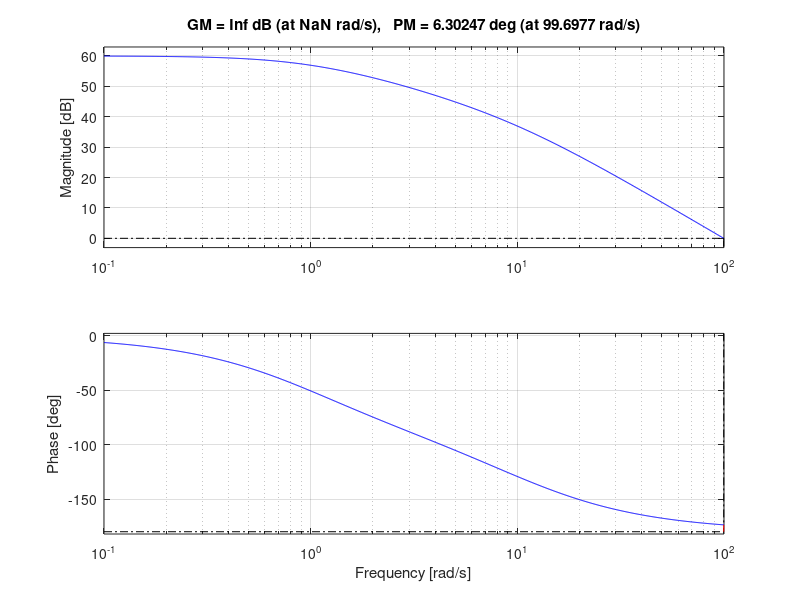

Source code (MATLAB): (Note: this script raises an error after producing the figure.)
clear
clc
ep = 0.1/100;
PMD=45;
kp=(1/ep)-1;
%
k = kp*5; %ep < 0.1% 
PMD =45;
G= zpk([],[-1 -10], [2]);

L1 = k*G;

%% 2
[GM1, PM1, wg180, wg] = margin (L1);
PM1
figure(1)
margin(L1)
grid on
%title('margin L1')

%% 3
L1_a = PMD-180+5.7;
%por metodo grafico, la frecuencia w'g
%wprima_g=10.2;


%si se desea el valor exacto:
wgp=0;
[L1m, L1a] = bode(L1,wgp);
for wgp=0:0.01:15
    if L1a ~= L1_a
        [L1m, L1a] = bode(L1,wgp);
    end
    if -L1a + L1_a > 0 
        %se obtiene A para w'g y se confirma que L1a satisfaga
        % L1a = PMD-180+5.7 acá se obtiene una diferencia de 
        %0.0237 grados debida al tamaño de aumento de i 
       [L1m, L1a] = bode(L1,wgp)
       break 
    end
end
%% 4 
A=20*log10(L1m) 
alpha = 10^-(A/20)

%alternativamente
alpha2 = 1/abs(freqresp(L1,wgp,'rad/s'))
%% 5 obtencion parametro T1 del compensador
T1=10/(alpha*wgp)

C2= tf([alpha*T1 1], [T1 1]) %polo mas cerca del origen

C=k*C2;
L = C*G;

figure(1)
margin(L1) 
%title('Bode L1=k*G(S)')
grid on
%hold all
figure(2)
margin(L)
%title('Bode L=k*C1(S)*G(S)')
grid on
%%
T=feedback(L,1)

figure(3)
bode(T)
title('Bode T')
grid on

figure(4)
step(T)
title('Step T')
grid on

%% error

e=1/(1+C*G)
figure(5)
step(e)
title('error')
grid on


[epf, t] = step(e,5000);

ep_dc=dcgain(e)




%% Pruebas obtención de alpha

z=i*wgp;
ele1 = k*2/((z+1)*(z+10))
alp = 1/abs(ele1)


